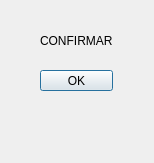
<?xml version="1.0" encoding="UTF-8"?>
<ui version="4.0">
 <class>RegistroTemporada</class>
 <widget class="QDialog" name="RegistroTemporada">
  <property name="geometry">
   <rect>
    <x>0</x>
    <y>0</y>
    <width>154</width>
    <height>163</height>
   </rect>
  </property>
  <property name="windowTitle">
   <string>Dialog</string>
  </property>
  <widget class="QLabel" name="label">
   <property name="geometry">
    <rect>
     <x>40</x>
     <y>30</y>
     <width>73</width>
     <height>21</height>
    </rect>
   </property>
   <property name="text">
    <string>CONFIRMAR</string>
   </property>
  </widget>
  <widget class="QPushButton" name="RegistrarTemporada">
   <property name="geometry">
    <rect>
     <x>40</x>
     <y>70</y>
     <width>73</width>
     <height>21</height>
    </rect>
   </property>
   <property name="text">
    <string>OK</string>
   </property>
  </widget>
 </widget>
 <resources/>
 <connections/>
</ui>
